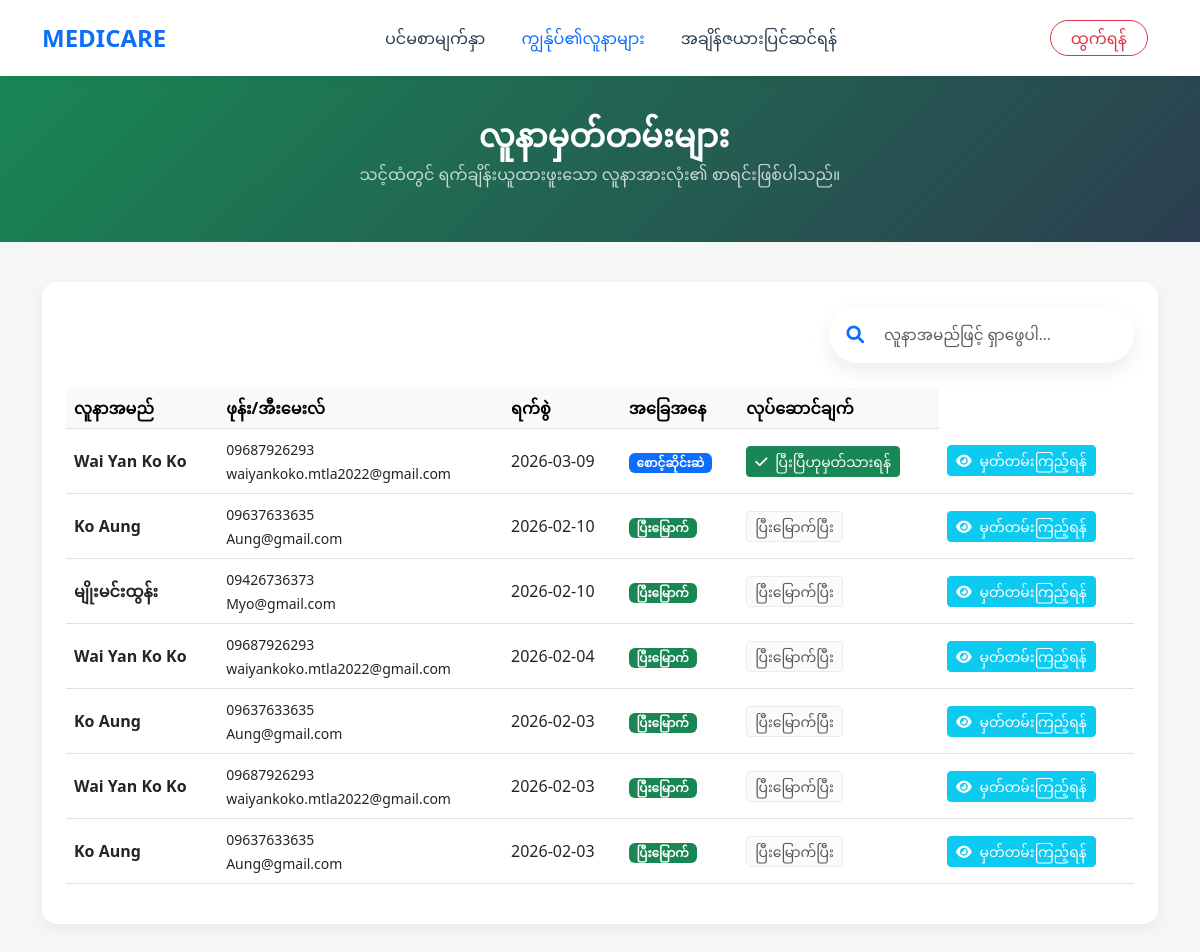
Screenshot of /doctor/my_patients (signed in) with the database file from the repository.
### tables this page shows
CREATE TABLE appointments (
    id INTEGER PRIMARY KEY AUTOINCREMENT,
    user_id INTEGER,
    doctor_id INTEGER,
    booking_time DATETIME,
    status TEXT DEFAULT 'booked',
    FOREIGN KEY (user_id) REFERENCES users (id),
    FOREIGN KEY (doctor_id) REFERENCES users (id)
);

CREATE TABLE users (
    id INTEGER PRIMARY KEY AUTOINCREMENT,
    role TEXT NOT NULL CHECK(role IN ('admin', 'doctor', 'patient')),
    full_name TEXT NOT NULL,
    email TEXT NOT NULL UNIQUE,
    password_hash TEXT NOT NULL,
    city TEXT,
    created_at TEXT DEFAULT (datetime('now'))
, phone TEXT, specialty TEXT, status TEXT DEFAULT 'Available');

### app.py (the view)
@app.route('/doctor/my_patients')
def doctor_my_patients():
    if 'role' in session and session['role'] == 'doctor':
        doctor_id = session['user_id']
        conn = get_db_connection()
        conn.execute('''
            UPDATE appointments
            SET status = 'cancelled'
            WHERE status = 'booked' AND date(booking_time) < date('now', 'localtime')
        ''')
        conn.commit()
        query = '''
            SELECT u.id as patient_id, u.full_name as patient_name, u.phone, u.email,
                   a.booking_time, a.status, a.id as appointment_id
            FROM users u
            JOIN appointments a ON u.id = a.user_id
            WHERE a.doctor_id = ?
            ORDER BY a.booking_time DESC
        '''
        patients = conn.execute(query, (doctor_id,)).fetchall()
        conn.close()
        return render_template('doctor_patients.html', patients=patients)
    return redirect(url_for('login_page'))

### app.py (called while the page is built)
def get_db_connection():
    conn = sqlite3.connect('Healthcare.db')
    conn.row_factory = sqlite3.Row
    return conn

### templates/doctor_patients.html (shortened to what this page needs)
<!DOCTYPE html>
<html lang="my">
<head>
    <link rel="stylesheet" href="https://cdn.jsdelivr.net/npm/bootstrap@5.3.0/dist/css/bootstrap.min.css">
    <link rel="stylesheet" href="https://cdnjs.cloudflare.com/ajax/libs/font-awesome/6.0.0/dist/css/all.min.css">
</head>
<body>
    <nav class="navbar navbar-expand-lg sticky-top">
        <div class="container">
            <a class="navbar-brand" href="/doctor">MEDICARE</a>
            <div class="collapse navbar-collapse" id="navbarNav">
                <ul class="navbar-nav mx-auto">
                    <li class="nav-item"><a class="nav-link" href="/doctor">ပင်မစာမျက်နှာ</a></li>
                    <li class="nav-item"><a class="nav-link active" href="/doctor/my_patients">ကျွန်ုပ်၏လူနာများ</a></li>
                    <li class="nav-item"><a class="nav-link" href="/doctor/manage_schedule">အချိန်ဇယားပြင်ဆင်ရန်</a></li>
                </ul>
                <a href="/logout" class="logout-btn nav-link">ထွက်ရန်</a>
            </div>
        </div>
    </nav>
    <div class="hero-banner">
        <div class="container">
            <h2 class="fw-bold">လူနာမှတ်တမ်းများ</h2>
            <p class="opacity-75">သင့်ထံတွင် ရက်ချိန်းယူထားဖူးသော လူနာအားလုံး၏ စာရင်းဖြစ်ပါသည်။</p>
        </div>
    </div>
    <div class="container">
        <div class="card p-4 mb-5">
           <div class="d-flex justify-content-end">
    <div class="search-container">
        <div class="search-box-custom">
            <i class="fas fa-search"></i>
            <input type="text" id="patientSearch" class="form-control"
                   placeholder="လူနာအမည်ဖြင့် ရှာဖွေပါ..." onkeyup="searchPatients()">
        </div>
    </div>
</div>
            <div class="table-responsive">
                <table class="table table-hover align-middle">
                    <thead class="table-light">
                        <tr>
                            <th>လူနာအမည်</th>
                            <th>ဖုန်း/အီးမေးလ်</th>
                            <th>ရက်စွဲ</th>
                            <th>အခြေအနေ</th>
                            <th>လုပ်ဆောင်ချက်</th>
                        </tr>
                    </thead>
                    <tbody>
                        {% for pt in patients %}
<tr class="patient-row">
    <td><span class="fw-bold text-dark">{{ pt['patient_name'] }}</span></td>
    <td><small>{{ pt['phone'] }}<br>{{ pt['email'] }}</small></td>
    <td>{{ pt['booking_time'] }}</td>
    <td>
        {% if pt['status'] == 'booked' %}
            <span class="badge bg-primary">စောင့်ဆိုင်းဆဲ</span>
        {% else %}
            <span class="badge bg-success">ပြီးမြောက်</span>
        {% endif %}
    </td>
    <td>
        {% if pt['status'] == 'booked' %}
        <a href="/complete_appointment/{{ pt['appointment_id'] }}" class="btn btn-sm btn-success">
            <i class="fas fa-check me-1"></i> ပြီးပြီဟုမှတ်သားရန်
        </a>
        {% else %}
        <button class="btn btn-sm btn-light border" disabled>ပြီးမြောက်ပြီး</button>
        {% endif %}
    </td>
    <td>
        <a href="{{ url_for('view_patient_records', patient_id=pt['patient_id']) }}"
           class="btn btn-sm btn-info text-white">
           <i class="fas fa-eye me-1"></i> မှတ်တမ်းကြည့်ရန်
        </a>
    </td>
</tr>
{% endfor %}
</tbody>
                </table>
            </div>
        </div>
    </div>
</body>
</html>

### templates/doctor_patients.html (style rules this page uses)
body { background-color: #f4f7f6; font-family: 'Segoe UI', 'Pyidaungsu', sans-serif; }
.navbar { background: #ffffff; box-shadow: 0 2px 10px rgba(0,0,0,0.05); padding: 15px 0; }
.navbar-brand { font-weight: bold; color: #0d6efd !important; font-size: 24px; }
.nav-link { color: #2c3e50 !important; font-weight: 500; margin: 0 10px; }
.nav-link:hover, .nav-link.active { color: #0d6efd !important; }
.logout-btn { border: 1px solid #dc3545; color: #dc3545 !important; border-radius: 20px; padding: 5px 20px !important; }
.hero-banner { background: linear-gradient(135deg, #198754, #2c3e50); color: white; padding: 40px 0; text-align: center; margin-bottom: 40px; }
.card { border: none; border-radius: 15px; box-shadow: 0 5px 15px rgba(0,0,0,0.05); }
.search-container { max-width: 400px; margin-bottom: 25px; }
.search-box-custom { border-radius: 50px; background: #ffffff; box-shadow: 0 8px 20px rgba(0, 0, 0, 0.08); border: 2px solid transparent; transition: all 0.3s ease; display: flex; align-items: center; padding: 5px 15px; }
.search-box-custom i { color: #0d6efd; font-size: 1.1rem; margin-right: 10px; }
.search-box-custom input { border: none; box-shadow: none; font-size: 0.95rem; padding: 10px; }

### rows the page displays
appointments: patient_name "Wai Yan Ko Ko", phone "09687926293", email "waiyankoko.mtla2022@gmail.com", booking_time "2026-03-09", status "စောင့်ဆိုင်းဆဲ"
appointments: patient_name "Ko Aung", phone "09637633635", email "Aung@gmail.com", booking_time "2026-02-10", status "ပြီးမြောက်"
appointments: patient_name "မျိုးမင်းထွန်း", phone "09426736373", email "Myo@gmail.com", booking_time "2026-02-10", status "ပြီးမြောက်"
appointments: patient_name "Wai Yan Ko Ko", phone "09687926293", email "waiyankoko.mtla2022@gmail.com", booking_time "2026-02-04", status "ပြီးမြောက်"
appointments: patient_name "Ko Aung", phone "09637633635", email "Aung@gmail.com", booking_time "2026-02-03", status "ပြီးမြောက်"
appointments: patient_name "Wai Yan Ko Ko", phone "09687926293", email "waiyankoko.mtla2022@gmail.com", booking_time "2026-02-03", status "ပြီးမြောက်"
appointments: patient_name "Ko Aung", phone "09637633635", email "Aung@gmail.com", booking_time "2026-02-03", status "ပြီးမြောက်"
